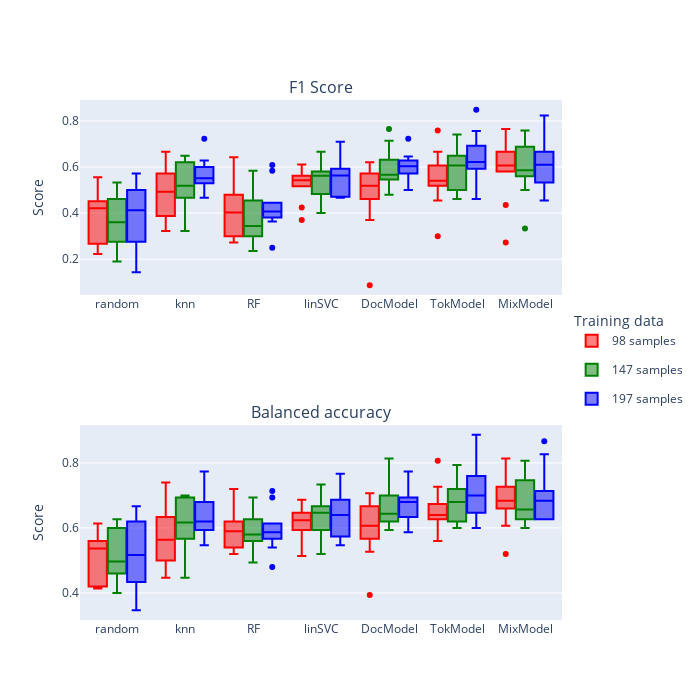

The notebook cell this image was saved under:
### Code cell
mc.plotMedScores(197)

### Figure 1 — Plotly figure (JSON) as saved in the notebook; plotly's stock layout.template omitted (floating-point values rounded to 4 significant figures)
{"data": [{"legendgroup": "98 samples", "line": {"color": "red"}, "name": "98 samples", "offsetgroup": "0.5", "quartilemethod": "exclusive", "showlegend": false, "type": "box", "x": ["random", "random", "random", "random", "random", "random", "random", "random", "random", "random", "knn", "knn", "knn", "knn", "knn", "knn", "knn", "knn", "knn", "knn", "RF", "RF", "RF", "RF", "RF", "RF", "RF", "RF", "RF", "RF", "linSVC", "linSVC", "linSVC", "linSVC", "linSVC", "linSVC", "linSVC", "linSVC", "linSVC", "linSVC", "DocModel", "DocModel", "DocModel", "DocModel", "DocModel", "DocModel", "DocModel", "DocModel", "DocModel", "DocModel", "TokModel", "TokModel", "TokModel", "TokModel", "TokModel", "TokModel", "TokModel", "TokModel", "TokModel", "TokModel", "MixModel", "MixModel", "MixModel", "MixModel", "MixModel", "MixModel", "MixModel", "MixModel", "MixModel", "MixModel"], "xaxis": "x", "y": [0.4516, 0.5, 0.4, 0.5556, 0.2222, 0.2667, 0.4286, 0.4375, 0.2667, 0.4138, 0.375, 0.5, 0.4848, 0.5143, 0.5714, 0.6667, 0.3226, 0.3871, 0.4286, 0.6667, 0.3, 0.5161, 0.3704, 0.4545, 0.3636, 0.6429, 0.2857, 0.4348, 0.48, 0.2727, 0.5161, 0.5405, 0.5455, 0.5517, 0.5926, 0.3704, 0.4242, 0.6111, 0.5333, 0.5625, 0.5, 0.5, 0.3704, 0.4615, 0.6207, 0.6154, 0.08696, 0.5366, 0.5385, 0.5714, 0.6667, 0.5185, 0.6061, 0.6061, 0.5294, 0.4545, 0.5185, 0.5517, 0.7586, 0.3, 0.6061, 0.5806, 0.4348, 0.6667, 0.6207, 0.5833, 0.2727, 0.6061, 0.7647, 0.6667], "yaxis": "y"}, {"legendgroup": "147 samples", "line": {"color": "green"}, "name": "147 samples", "offsetgroup": "0.75", "quartilemethod": "exclusive", "showlegend": false, "type": "box", "x": ["random", "random", "random", "random", "random", "random", "random", "random", "random", "random", "knn", "knn", "knn", "knn", "knn", "knn", "knn", "knn", "knn", "knn", "RF", "RF", "RF", "RF", "RF", "RF", "RF", "RF", "RF", "RF", "linSVC", "linSVC", "linSVC", "linSVC", "linSVC", "linSVC", "linSVC", "linSVC", "linSVC", "linSVC", "DocModel", "DocModel", "DocModel", "DocModel", "DocModel", "DocModel", "DocModel", "DocModel", "DocModel", "DocModel", "TokModel", "TokModel", "TokModel", "TokModel", "TokModel", "TokModel", "TokModel", "TokModel", "TokModel", "TokModel", "MixModel", "MixModel", "MixModel", "MixModel", "MixModel", "MixModel", "MixModel", "MixModel", "MixModel", "MixModel"], "xaxis": "x", "y": [0.2143, 0.5333, 0.4286, 0.4615, 0.3636, 0.5294, 0.3448, 0.1905, 0.2759, 0.3571, 0.5294, 0.5185, 0.3226, 0.625, 0.4848, 0.6207, 0.4, 0.6486, 0.4667, 0.5185, 0.3077, 0.3, 0.2609, 0.2353, 0.3, 0.4545, 0.4, 0.5217, 0.5833, 0.381, 0.5714, 0.5517, 0.4667, 0.5517, 0.5806, 0.5714, 0.4, 0.6667, 0.4828, 0.6061, 0.5405, 0.6207, 0.5625, 0.5455, 0.7143, 0.6316, 0.5714, 0.7647, 0.48, 0.5517, 0.5854, 0.7407, 0.4615, 0.56, 0.6486, 0.4762, 0.5, 0.6286, 0.7097, 0.6429, 0.5625, 0.6429, 0.5625, 0.7586, 0.6087, 0.56, 0.5, 0.6875, 0.7059, 0.3333], "yaxis": "y"}, {"legendgroup": "197 samples", "line": {"color": "blue"}, "name": "197 samples", "offsetgroup": "1", "quartilemethod": "exclusive", "showlegend": false, "type": "box", "x": ["random", "random", "random", "random", "random", "random", "random", "random", "random", "random", "knn", "knn", "knn", "knn", "knn", "knn", "knn", "knn", "knn", "knn", "RF", "RF", "RF", "RF", "RF", "RF", "RF", "RF", "RF", "RF", "linSVC", "linSVC", "linSVC", "linSVC", "linSVC", "linSVC", "linSVC", "linSVC", "linSVC", "linSVC", "DocModel", "DocModel", "DocModel", "DocModel", "DocModel", "DocModel", "DocModel", "DocModel", "DocModel", "DocModel", "TokModel", "TokModel", "TokModel", "TokModel", "TokModel", "TokModel", "TokModel", "TokModel", "TokModel", "TokModel", "MixModel", "MixModel", "MixModel", "MixModel", "MixModel", "MixModel", "MixModel", "MixModel", "MixModel", "MixModel"], "xaxis": "x", "y": [0.5455, 0.1429, 0.5714, 0.4375, 0.3077, 0.1481, 0.4516, 0.5, 0.3871, 0.2759, 0.5405, 0.5806, 0.4706, 0.7222, 0.4667, 0.6, 0.5294, 0.6286, 0.5294, 0.5625, 0.4444, 0.4, 0.4138, 0.4, 0.5833, 0.4348, 0.25, 0.3636, 0.381, 0.6087, 0.4706, 0.5556, 0.5517, 0.5926, 0.5714, 0.4667, 0.5714, 0.7097, 0.4667, 0.6471, 0.5714, 0.6452, 0.5, 0.5714, 0.6286, 0.625, 0.5806, 0.7222, 0.625, 0.56, 0.6207, 0.6667, 0.6222, 0.6207, 0.6923, 0.5926, 0.5625, 0.7568, 0.8485, 0.4615, 0.5333, 0.6207, 0.4545, 0.6286, 0.6667, 0.6, 0.5714, 0.7778, 0.8235, 0.5333], "yaxis": "y"}, {"legendgroup": "98 samples", "line": {"color": "red"}, "name": "98 samples", "offsetgroup": "0.5", "quartilemethod": "exclusive", "showlegend": true, "type": "box", "x": ["random", "random", "random", "random", "random", "random", "random", "random", "random", "random", "knn", "knn", "knn", "knn", "knn", "knn", "knn", "knn", "knn", "knn", "RF", "RF", "RF", "RF", "RF", "RF", "RF", "RF", "RF", "RF", "linSVC", "linSVC", "linSVC", "linSVC", "linSVC", "linSVC", "linSVC", "linSVC", "linSVC", "linSVC", "DocModel", "DocModel", "DocModel", "DocModel", "DocModel", "DocModel", "DocModel", "DocModel", "DocModel", "DocModel", "TokModel", "TokModel", "TokModel", "TokModel", "TokModel", "TokModel", "TokModel", "TokModel", "TokModel", "TokModel", "MixModel", "MixModel", "MixModel", "MixModel", "MixModel", "MixModel", "MixModel", "MixModel", "MixModel", "MixModel"], "xaxis": "x2", "y": [0.5533, 0.6133, 0.52, 0.6133, 0.42, 0.4133, 0.56, 0.5333, 0.4133, 0.54, 0.48, 0.56, 0.5667, 0.58, 0.6333, 0.7333, 0.4467, 0.5, 0.56, 0.74, 0.56, 0.6067, 0.5267, 0.6267, 0.5733, 0.72, 0.54, 0.6067, 0.62, 0.52, 0.6067, 0.5933, 0.62, 0.6467, 0.6867, 0.5267, 0.5133, 0.6667, 0.6267, 0.64, 0.6133, 0.5867, 0.5267, 0.6, 0.7, 0.7067, 0.3933, 0.5667, 0.6533, 0.6667, 0.7267, 0.6333, 0.6733, 0.6733, 0.6, 0.6267, 0.6333, 0.6467, 0.8067, 0.56, 0.6733, 0.66, 0.6067, 0.7333, 0.7, 0.6933, 0.52, 0.6733, 0.8133, 0.7267], "yaxis": "y2"}, {"legendgroup": "147 samples", "line": {"color": "green"}, "name": "147 samples", "offsetgroup": "0.75", "quartilemethod": "exclusive", "showlegend": true, "type": "box", "x": ["random", "random", "random", "random", "random", "random", "random", "random", "random", "random", "knn", "knn", "knn", "knn", "knn", "knn", "knn", "knn", "knn", "knn", "RF", "RF", "RF", "RF", "RF", "RF", "RF", "RF", "RF", "RF", "linSVC", "linSVC", "linSVC", "linSVC", "linSVC", "linSVC", "linSVC", "linSVC", "linSVC", "linSVC", "DocModel", "DocModel", "DocModel", "DocModel", "DocModel", "DocModel", "DocModel", "DocModel", "DocModel", "DocModel", "TokModel", "TokModel", "TokModel", "TokModel", "TokModel", "TokModel", "TokModel", "TokModel", "TokModel", "TokModel", "MixModel", "MixModel", "MixModel", "MixModel", "MixModel", "MixModel", "MixModel", "MixModel", "MixModel", "MixModel"], "xaxis": "x2", "y": [0.4, 0.6267, 0.56, 0.6, 0.46, 0.6, 0.4867, 0.4867, 0.4333, 0.5067, 0.6, 0.6333, 0.4467, 0.6933, 0.5667, 0.7, 0.52, 0.7, 0.5733, 0.6333, 0.4933, 0.56, 0.5, 0.5667, 0.56, 0.6267, 0.6133, 0.66, 0.6933, 0.5933, 0.6333, 0.6467, 0.5733, 0.6467, 0.66, 0.6667, 0.52, 0.7333, 0.5933, 0.6733, 0.5933, 0.7, 0.64, 0.62, 0.7733, 0.68, 0.6333, 0.8133, 0.62, 0.6467, 0.62, 0.7933, 0.6, 0.6733, 0.7, 0.6467, 0.6133, 0.6867, 0.7667, 0.72, 0.64, 0.72, 0.64, 0.8067, 0.6267, 0.6733, 0.6133, 0.7467, 0.76, 0.6], "yaxis": "y2"}, {"legendgroup": "197 samples", "line": {"color": "blue"}, "name": "197 samples", "offsetgroup": "1", "quartilemethod": "exclusive", "showlegend": true, "type": "box", "x": ["random", "random", "random", "random", "random", "random", "random", "random", "random", "random", "knn", "knn", "knn", "knn", "knn", "knn", "knn", "knn", "knn", "knn", "RF", "RF", "RF", "RF", "RF", "RF", "RF", "RF", "RF", "RF", "linSVC", "linSVC", "linSVC", "linSVC", "linSVC", "linSVC", "linSVC", "linSVC", "linSVC", "linSVC", "DocModel", "DocModel", "DocModel", "DocModel", "DocModel", "DocModel", "DocModel", "DocModel", "DocModel", "DocModel", "TokModel", "TokModel", "TokModel", "TokModel", "TokModel", "TokModel", "TokModel", "TokModel", "TokModel", "TokModel", "MixModel", "MixModel", "MixModel", "MixModel", "MixModel", "MixModel", "MixModel", "MixModel", "MixModel", "MixModel"], "xaxis": "x2", "y": [0.62, 0.3467, 0.6667, 0.5333, 0.4933, 0.3667, 0.5533, 0.64, 0.5, 0.4333, 0.5933, 0.66, 0.5467, 0.7733, 0.5733, 0.68, 0.6, 0.6867, 0.6, 0.64, 0.58, 0.5667, 0.54, 0.6133, 0.6933, 0.6067, 0.48, 0.5733, 0.5933, 0.7133, 0.5467, 0.6133, 0.6467, 0.6867, 0.6667, 0.5733, 0.6333, 0.7667, 0.5733, 0.7067, 0.6333, 0.7133, 0.5867, 0.6333, 0.6867, 0.6933, 0.66, 0.7733, 0.6933, 0.6733, 0.7, 0.7333, 0.6467, 0.7, 0.76, 0.6867, 0.64, 0.8067, 0.8867, 0.6, 0.6267, 0.7, 0.6267, 0.6867, 0.7133, 0.68, 0.6667, 0.8267, 0.8667, 0.6267], "yaxis": "y2"}], "layout": {"annotations": [{"font": {"size": 16}, "showarrow": false, "text": "F1 Score", "x": 0.5, "xanchor": "center", "xref": "paper", "y": 1, "yanchor": "bottom", "yref": "paper"}, {"font": {"size": 16}, "showarrow": false, "text": "Balanced accuracy", "x": 0.5, "xanchor": "center", "xref": "paper", "y": 0.375, "yanchor": "bottom", "yref": "paper"}], "boxgap": 0.15, "boxgroupgap": 0.05, "boxmode": "group", "height": 700, "legend": {"title": {"text": "Training data"}, "y": 0.6, "yanchor": "top"}, "width": 700, "xaxis": {"anchor": "y", "domain": [0, 1]}, "xaxis2": {"anchor": "y2", "domain": [0, 1]}, "yaxis": {"anchor": "x", "domain": [0.625, 1], "title": {"text": "Score"}}, "yaxis2": {"anchor": "x2", "domain": [0, 0.375], "title": {"text": "Score"}}}}
